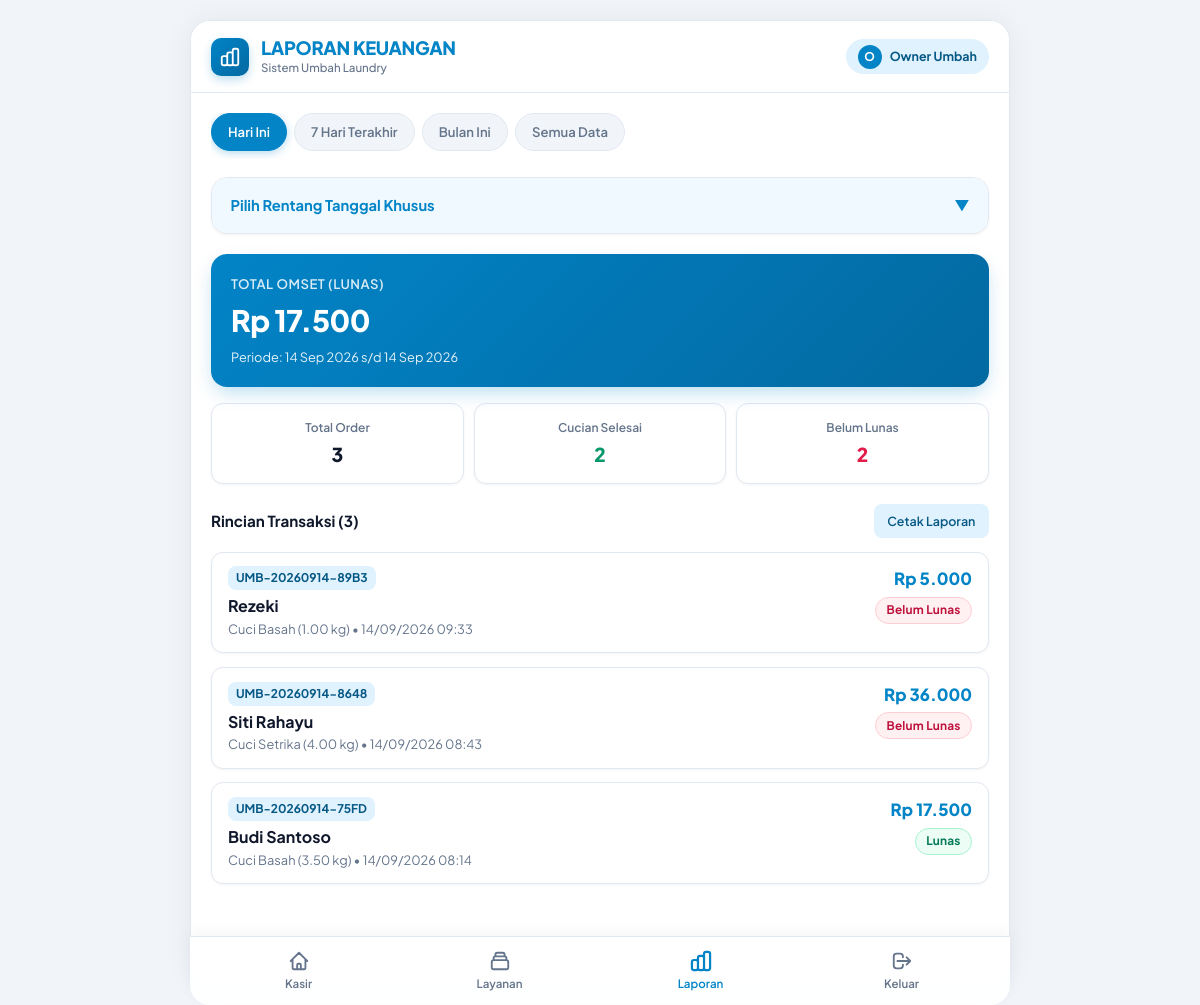
The app's page /laporan.php?preset=hari_ini (signed in) with its own data.
### tables this page shows
CREATE TABLE `transaksi` (
  `id` int(11) NOT NULL AUTO_INCREMENT,
  `kode_transaksi` varchar(30) NOT NULL,
  `id_pelanggan` int(11) NOT NULL,
  `id_layanan` int(11) NOT NULL,
  `id_karyawan` int(11) DEFAULT NULL,
  `berat_jumlah` decimal(5,2) NOT NULL,
  `total_harga` decimal(10,2) NOT NULL,
  `metode_pembayaran` enum('Tunai','QRIS','Transfer') DEFAULT 'Tunai',
  `status_pembayaran` enum('Belum Lunas','Lunas') DEFAULT 'Lunas',
  `status_cucian` enum('Antrian','Dalam Proses','Selesai','Sudah Diambil','Batal') DEFAULT 'Antrian',
  `catatan` text DEFAULT NULL,
  `tanggal_masuk` datetime DEFAULT current_timestamp(),
  `tanggal_selesai` datetime DEFAULT NULL,
  PRIMARY KEY (`id`),
  UNIQUE KEY `kode_transaksi` (`kode_transaksi`),
  KEY `fk_tx_pelanggan` (`id_pelanggan`),
  KEY `fk_tx_layanan` (`id_layanan`),
  KEY `fk_tx_karyawan` (`id_karyawan`),
  CONSTRAINT `fk_tx_karyawan` FOREIGN KEY (`id_karyawan`) REFERENCES `users` (`id`) ON DELETE SET NULL,
  CONSTRAINT `fk_tx_layanan` FOREIGN KEY (`id_layanan`) REFERENCES `layanan` (`id`),
  CONSTRAINT `fk_tx_pelanggan` FOREIGN KEY (`id_pelanggan`) REFERENCES `pelanggan` (`id`) ON DELETE CASCADE
);

CREATE TABLE `pelanggan` (
  `id` int(11) NOT NULL AUTO_INCREMENT,
  `nama` varchar(100) NOT NULL,
  `no_hp` varchar(20) NOT NULL,
  `alamat` text DEFAULT NULL,
  `jumlah_bonus` int(11) DEFAULT 0,
  `created_at` timestamp NOT NULL DEFAULT current_timestamp(),
  PRIMARY KEY (`id`),
  UNIQUE KEY `no_hp` (`no_hp`)
);

CREATE TABLE `layanan` (
  `id` int(11) NOT NULL AUTO_INCREMENT,
  `nama_layanan` varchar(100) NOT NULL,
  `kategori` varchar(50) NOT NULL,
  `satuan` varchar(20) NOT NULL DEFAULT 'kg',
  `harga_per_satuan` decimal(10,2) NOT NULL,
  `created_at` timestamp NOT NULL DEFAULT current_timestamp(),
  PRIMARY KEY (`id`)
);

### classes/Transaksi.php (called while the page is built, shortened)
<?php
class Transaksi {
    private PDO $db;
    private string $table = "transaksi";
    public function __construct(PDO $db) {
        $this->db = $db;
    }
    public function getStatistikLaporan(string $tglMulai = '', string $tglSelesai = ''): array {
        $where = "WHERE 1=1";
        $params = [];
        if (!empty($tglMulai)) {
            $where .= " AND DATE(tanggal_masuk) >= :tglMulai";
            $params[':tglMulai'] = $tglMulai;
        }
        if (!empty($tglSelesai)) {
            $where .= " AND DATE(tanggal_masuk) <= :tglSelesai";
            $params[':tglSelesai'] = $tglSelesai;
        }
        $sqlOmset = "SELECT SUM(total_harga) as omset FROM {$this->table} {$where} AND status_pembayaran = 'Lunas'";
        $stmt = $this->db->prepare($sqlOmset);
        $stmt->execute($params);
        $omset = (float)($stmt->fetch()['omset'] ?? 0);
        $sqlTotalTrx = "SELECT COUNT(*) as total FROM {$this->table} {$where}";
        $stmt = $this->db->prepare($sqlTotalTrx);
        $stmt->execute($params);
        $totalTrx = (int)($stmt->fetch()['total'] ?? 0);
        $sqlSelesai = "SELECT COUNT(*) as total FROM {$this->table} {$where} AND status_cucian IN ('Selesai', 'Sudah Diambil')";
        $stmt = $this->db->prepare($sqlSelesai);
        $stmt->execute($params);
        $totalSelesai = (int)($stmt->fetch()['total'] ?? 0);
        $sqlBelumLunas = "SELECT COUNT(*) as total, SUM(total_harga) as nominal FROM {$this->table} {$where} AND status_pembayaran = 'Belum Lunas'";
        $stmt = $this->db->prepare($sqlBelumLunas);
        $stmt->execute($params);
        $rowBelumLunas = $stmt->fetch();
        return [
            'omset'               => $omset,
            'total_transaksi'     => $totalTrx,
            'total_selesai'       => $totalSelesai,
            'total_belum_lunas'   => (int)($rowBelumLunas['total'] ?? 0),
            'nominal_belum_lunas' => (float)($rowBelumLunas['nominal'] ?? 0)
        ];
    }
}

### laporan.php (the view, shortened to what this page needs)
<?php
require_once __DIR__ . '/classes/Transaksi.php';
$db = (new Database())->getConnection();
$transaksiModel = new Transaksi($db);
$preset = $_GET['preset'] ?? 'bulan_ini';
$tglMulai = $_GET['tgl_mulai'] ?? '';
$tglSelesai = $_GET['tgl_selesai'] ?? '';
$today = date('Y-m-d');
if ($preset === 'hari_ini') {
    $tglMulai = $today;
    $tglSelesai = $today;
} elseif ($preset === '7_hari') {
    $tglMulai = date('Y-m-d', strtotime('-6 days'));
    $tglSelesai = $today;
} elseif ($preset === 'bulan_ini') {
    $tglMulai = date('Y-m-01');
    $tglSelesai = date('Y-m-t');
} elseif ($preset === 'semua') {
    $tglMulai = '';
    $tglSelesai = '';
}
$statistik = $transaksiModel->getStatistikLaporan($tglMulai, $tglSelesai);
$sql = "SELECT t.*, p.nama AS nama_pelanggan, p.no_hp, l.nama_layanan, l.satuan
        FROM transaksi t
        JOIN pelanggan p ON t.id_pelanggan = p.id
        JOIN layanan l ON t.id_layanan = l.id
        WHERE 1=1";
$params = [];
if (!empty($tglMulai)) {
    $sql .= " AND DATE(t.tanggal_masuk) >= :tglMulai";
    $params[':tglMulai'] = $tglMulai;
}
if (!empty($tglSelesai)) {
    $sql .= " AND DATE(t.tanggal_masuk) <= :tglSelesai";
    $params[':tglSelesai'] = $tglSelesai;
}
$sql .= " ORDER BY t.id DESC";
$stmt = $db->prepare($sql);
$stmt->execute($params);
$daftarTransaksi = $stmt->fetchAll();
?>
<!DOCTYPE html>
<html lang="id">
<head>
    <link rel="stylesheet" href="assets/css/chingu-style.css">
</head>
<body>
<div class="app-container">
    <header class="top-header">
        <div class="brand-wrapper">
            <div class="brand-logo-icon">
            </div>
            <div>
                <a href="index.php" class="brand-title">LAPORAN KEUANGAN</a>
                <div class="brand-loc">Sistem Umbah Laundry</div>
            </div>
        </div>
        <div class="user-badge">
            <div class="user-badge-avatar"><?= strtoupper(substr($_SESSION['user']['nama'], 0, 1)) ?></div>
            <div class="user-badge-name"><?= htmlspecialchars($_SESSION['user']['nama']) ?></div>
        </div>
    </header>
    <div class="content">
        <div class="tabs">
            <a href="laporan.php?preset=hari_ini" class="tab-btn <?= $preset === 'hari_ini' ? 'active' : '' ?>">Hari Ini</a>
            <a href="laporan.php?preset=7_hari" class="tab-btn <?= $preset === '7_hari' ? 'active' : '' ?>">7 Hari Terakhir</a>
            <a href="laporan.php?preset=bulan_ini" class="tab-btn <?= $preset === 'bulan_ini' ? 'active' : '' ?>">Bulan Ini</a>
            <a href="laporan.php?preset=semua" class="tab-btn <?= $preset === 'semua' ? 'active' : '' ?>">Semua Data</a>
        </div>
        <details class="collapse-card" style="margin-bottom: 1.25rem;">
            <summary class="collapse-summary">
                <span>Pilih Rentang Tanggal Khusus</span>
                <span>▼</span>
            </summary>
        </details>
        <div class="stat-card" style="margin-bottom: 1rem;">
            <h4>Total Omset (Lunas)</h4>
            <div class="amount">Rp <?= number_format($statistik['omset'], 0, ',', '.') ?></div>
            <div style="font-size: 0.8rem; opacity: 0.9; margin-top: 0.35rem;">
                Periode: <?= $tglMulai ? date('d M Y', strtotime($tglMulai)) : 'Awal' ?> s/d <?= $tglSelesai ? date('d M Y', strtotime($tglSelesai)) : 'Sekarang' ?>
            </div>
        </div>
        <div style="display: grid; grid-template-columns: repeat(3, 1fr); gap: 0.6rem; margin-bottom: 1.25rem;">
            <div class="stat-card-sm" style="text-align: center;">
                <div class="stat-label">Total Order</div>
                <div class="stat-val"><?= $statistik['total_transaksi'] ?></div>
            </div>
            <div class="stat-card-sm" style="text-align: center;">
                <div class="stat-label">Cucian Selesai</div>
                <div class="stat-val" style="color: #059669;"><?= $statistik['total_selesai'] ?></div>
            </div>
            <div class="stat-card-sm" style="text-align: center;">
                <div class="stat-label">Belum Lunas</div>
                <div class="stat-val" style="color: #e11d48;"><?= $statistik['total_belum_lunas'] ?></div>
            </div>
        </div>
        <div style="display: flex; justify-content: space-between; align-items: center; margin-bottom: 0.85rem;">
            <h4 style="font-size: 0.95rem; font-weight: 700;">Rincian Transaksi (<?= count($daftarTransaksi) ?>)</h4>
            <button type="button" class="btn-sm btn-sm-nota" onclick="window.print()" style="padding: 0.45rem 0.85rem;">
                Cetak Laporan
            </button>
        </div>
        <div class="order-list">
            <?php if (empty($daftarTransaksi)): ?>
                <div style="text-align: center; color: var(--text-muted); font-size: 0.85rem; padding: 2.5rem 1rem; background: var(--surface); border: 1px solid var(--border); border-radius: 12px;">
                    Tidak ada transaksi pada periode yang dipilih.
                </div>
            <?php else: ?>
                <?php foreach ($daftarTransaksi as $trx): ?>
                    <div class="order-card" style="padding: 0.85rem 1rem;">
                        <div class="order-card-header">
                            <div>
                                <span class="order-code"><?= htmlspecialchars($trx['kode_transaksi']) ?></span>
                                <h5 style="margin-top: 0.25rem;"><?= htmlspecialchars($trx['nama_pelanggan']) ?></h5>
                                <div class="order-card-meta">
                                    <?= htmlspecialchars($trx['nama_layanan']) ?> (<?= $trx['berat_jumlah'] ?> <?= htmlspecialchars($trx['satuan']) ?>)
                                    • <?= date('d/m/Y H:i', strtotime($trx['tanggal_masuk'])) ?>
                                </div>
                            </div>
                            <div style="text-align: right;">
                                <div class="order-price">Rp <?= number_format($trx['total_harga'], 0, ',', '.') ?></div>
                                <div style="margin-top: 0.35rem;">
                                    <?php if ($trx['status_pembayaran'] === 'Lunas'): ?>
                                        <span class="badge badge-lunas">Lunas</span>
                                    <?php else: ?>
                                        <span class="badge badge-belum-lunas">Belum Lunas</span>
                                    <?php endif; ?>
                                </div>
                            </div>
                        </div>
                    </div>
                <?php endforeach; ?>
            <?php endif; ?>
        </div>
    </div>
    <nav class="bottom-nav">
        <a href="kasir.php" class="nav-item">
            <svg fill="none" stroke="currentColor" viewBox="0 0 24 24">
                <path stroke-linecap="round" stroke-linejoin="round" d="M3 12l2-2m0 0l7-7 7 7M5 10v10a1 1 0 001 1h3m10-11l2 2m-2-2v10a1 1 0 01-1 1h-3m-6 0a1 1 0 001-1v-4a1 1 0 011-1h2a1 1 0 011 1v4a1 1 0 001 1m-6 0h6" />
            </svg>
            Kasir
        </a>
        <a href="services.php" class="nav-item">
            <svg fill="none" stroke="currentColor" viewBox="0 0 24 24">
                <path stroke-linecap="round" stroke-linejoin="round" d="M19 11H5m14 0a2 2 0 012 2v6a2 2 0 01-2 2H5a2 2 0 01-2-2v-6a2 2 0 012-2m14 0V9a2 2 0 00-2-2M5 11V9a2 2 0 012-2m0 0V5a2 2 0 012-2h6a2 2 0 012 2v2M7 7h10" />
            </svg>
            Layanan
        </a>
        <a href="laporan.php" class="nav-item active">
            Laporan
        </a>
        <a href="logout.php" class="nav-item" onclick="return confirm('Apakah Anda yakin ingin keluar dari sistem?')">
            <svg fill="none" stroke="currentColor" viewBox="0 0 24 24">
                <path stroke-linecap="round" stroke-linejoin="round" d="M17 16l4-4m0 0l-4-4m4 4H7m6 4v1a3 3 0 01-3 3H6a3 3 0 01-3-3V7a3 3 0 013-3h4a3 3 0 013 3v1" />
            </svg>
            Keluar
        </a>
    </nav>
</div>
</body>
</html>

### records on screen
transaksi: kode_transaksi "UMB-20260914-89B3", id_pelanggan.nama "Rezeki", id_layanan.nama_layanan "Cuci Basah", berat_jumlah "1.00", id_layanan.satuan "kg", tanggal_masuk "14/09/2026 09:33", total_harga "5.000", status_pembayaran "Belum Lunas"
transaksi: kode_transaksi "UMB-20260914-8648", id_pelanggan.nama "Siti Rahayu", id_layanan.nama_layanan "Cuci Setrika", berat_jumlah "4.00", id_layanan.satuan "kg", tanggal_masuk "14/09/2026 08:43", total_harga "36.000", status_pembayaran "Belum Lunas"
transaksi: kode_transaksi "UMB-20260914-75FD", id_pelanggan.nama "Budi Santoso", id_layanan.nama_layanan "Cuci Basah", berat_jumlah "3.50", id_layanan.satuan "kg", tanggal_masuk "14/09/2026 08:14", total_harga "17.500", status_pembayaran "Lunas"

### other values on screen
substr($_SESSION['user']['nama'], 0, 1) "O"
$_SESSION['user']['nama'] "Owner Umbah"
$statistik['omset'] "17.500"
date('d M Y', strtotime($tglMulai)) "14 Sep 2026"
date('d M Y', strtotime($tglSelesai)) "14 Sep 2026"
$statistik['total_transaksi'] "3"
$statistik['total_selesai'] "2"
$statistik['total_belum_lunas'] "2"
count($daftarTransaksi) "3"
